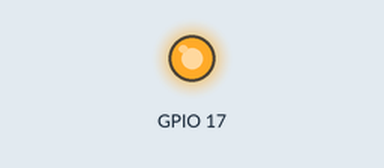
This program was run on a simulated Raspberry Pi (BCM pin numbers). On the bench: output pins drawn as LEDs (lit = HIGH). At 3.0 s the program stops and its outputs stay as they are.

Above: at 0.1 s.
At 3.1 s:
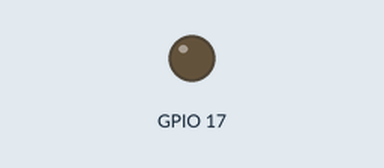
Timing chart, 0 to 4.5 s (numbered marks = the images above):
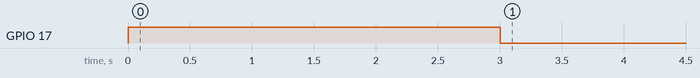

Measured:
- by itself, GPIO 17: LOW → HIGH at 0.00 s, → LOW 3.0 s later

The program:

port.py
```python
import RPi.GPIO as GPIO
import time

GPIO.setmode(GPIO.BCM)  # Используем BCM-нумерацию
GPIO.setup(17, GPIO.OUT)  # Указываем, что GPIO 17 — выход

GPIO.output(17, GPIO.HIGH)  # Включаем LED
time.sleep(3)  # Ждем 3 секунды
GPIO.output(17, GPIO.LOW)   # Выключаем LED

GPIO.cleanup()  # Очищаем настройки
```
